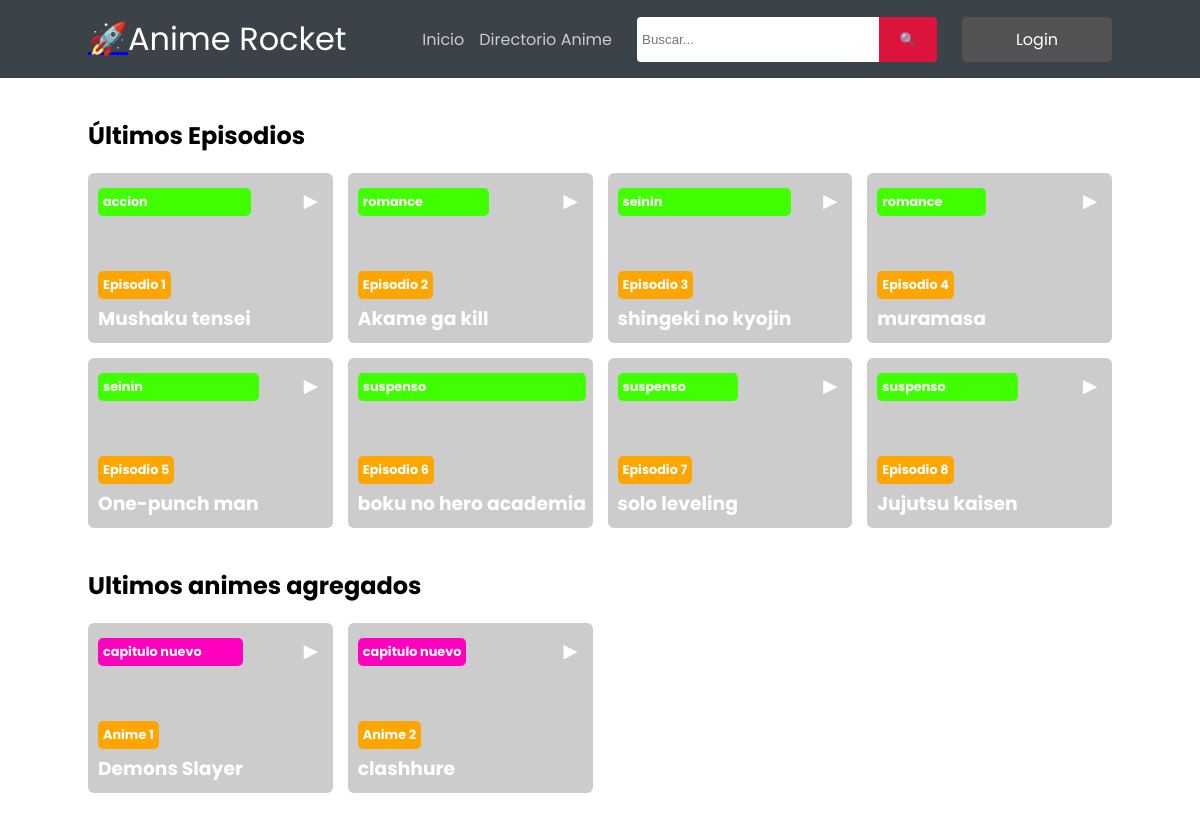
The page / on the database its author committed.
### tables this page shows
CREATE TABLE `videos` (
  `id` int(11) NOT NULL,
  `capitulo` varchar(55) NOT NULL,
  `thumbnail` varchar(255) NOT NULL,
  `archivo` varchar(255) NOT NULL,
  `categoria` varchar(11) NOT NULL,
  `anime` int(4) NOT NULL,
  `fecha_insercion` date NOT NULL,
  `fecha_publicacion` timestamp NOT NULL DEFAULT CURRENT_TIMESTAMP ON UPDATE CURRENT_TIMESTAMP,
  `orden` int(4) NOT NULL,
  `v_status` decimal(5,0) NOT NULL,
  `tipo` float NOT NULL
);

CREATE TABLE `rv_categoria` (
  `id` int(11) NOT NULL,
  `categoria` varchar(50) NOT NULL
);

### config/videos.php (called while the page is built, shortened)
<?php
class videos extends mysqli
{
    public function get_videos(){
        $consulta = "SELECT v.id, v.capitulo, v.thumbnail, v.archivo, c.categoria, v.anime, v.fecha_insercion, v.orden, v.v_status FROM videos v INNER JOIN rv_categoria c ON v.categoria = c.id";
        $query=$this->query($consulta);
        return $query;
    }
}
?>

### config/listas.php (called while the page is built, shortened)
<?php
class listas extends mysqli
{
    public function get_listas($texto = ""){
        $consulta = "SELECT s.id, s.titulo, s.thumbnail, s.capitulos, s.fecha_insercion, s.votos, s.anio, s.l_tipo, s.l_categoria, c.status FROM listas s LEFT JOIN status c ON s.l_status = c.id ";
        $query=$this->query($consulta);
        return $query;
    }
}

### index.php (the view, shortened to what this page needs)
<!DOCTYPE html>
<html lang="es-MX">
<head>
  <link rel="stylesheet" href="css/styles.css">
</head>
<body>
  <header>
    <div class="header">
    <div class="logo"><a href="#" id="togglesidebar">🚀</a>Anime Rocket</div>
      <nav>
        <ul>
          <li><a href="index.php">Inicio</a></li>
          <li><a href="directorio.php">Directorio Anime</a></li>
        </ul>
        <div id="search">
         <form action= "index.php" method= "POST">
          <input type="text" placeholder="Buscar..." name="texto">
          <input type="submit" name="search" value="🔍">
       </form>
      </div>
        <a href="admin/index.html" class="login">Login</a>
      </nav>
    </div>
  </header>
  <section id="main">
    <h2>Últimos Episodios</h2>
    <div class="episodes">
    <?php
        require_once 'config/videos.php';
        require_once 'config/listas.php';
        $videos= new videos("localhost","root","","anime_rocket");
        if (isset($_POST['search'])){
          $result = $videos ->search($_POST['texto']);
        } else {
            $result = $videos ->get_videos();
        }
        while ($row = $result ->fetch_array()) {
    ?>
      <div class="episode">
        <p class="icon">►</p>
        <img src="<?php echo $row ['thumbnail']; ?>" alt="">
        <div class="episode_description">
        <h3 class="episode_cat"><?php echo $row['categoria']  ?></h3>
          <p class="episode_number">Episodio <?php echo $row ['id'];?></p>
          <h3 class="episode_title"><?php echo $row ['capitulo'];?></h3>
        </div>
      </div>
    <?php
    }
    ?>
    </div>
</section>
<section id="main">
<h1>Ultimos animes agregados</h1>
<div class="episodes">
<?php
        $listas= new listas ("localhost","root","","anime_rocket");
        if (isset($_POST['search'])){
          $result = $listas ->get_listas($_POST['texto']);
        } else {
            $result = $listas ->get_listas();
        }
        while ($row = $result ->fetch_array()) {
    ?>
      <div class="episode">
        <p class="icon">►</p>
        <img src="<?php echo $row ['thumbnail']; ?>" alt="">
        <div class="episode_description">
        <h3 class="episode_lis"><?php echo $row['status'];?></h3>
          <p class="episode_number">Anime <?php echo $row ['id'];?></p>
          <h3 class="episode_title"><?php echo $row ['titulo'];?></h3>
        </div>
      </div>
    <?php
    }
    ?>
    </div>
  </section>
</body>
</html>

### css/styles.css (style rules this page uses)
* { margin: 0; padding: 0; }
body { font-family: 'Poppins', sans-serif; }
header { background: #3b4248; padding: 15px 0; width: 100%; }
.header { display: flex; max-width: 1024px; margin: auto; align-items: center; justify-content: space-between; }
.logo { font-size: 2rem; color: #fff; }
nav { display: flex; gap: 25px; }
nav ul { list-style: none; display: flex; align-items: center; gap: 15px; }
nav ul a { text-decoration: none; color: #ccc; font-size: 1rem; display: block; transition: all 0.5s ease; }
#search form { display: flex; align-items: center; width: 300px; }
#search form input { width: 80%; height: 35px; padding: 5px; border: none; border-radius: 4px 0 0 4px; }
#search form input[type='submit'] { width: 20%; height: 45px; background-color: crimson; border: none; border-radius: 0 4px 4px 0; }
.login { display: flex; justify-content: center; align-items: center; width: 150px; background: #535353; border-radius: 5px; text-decoration: none; color: #fff; text-align: center; transition: all 0.5s ease; }
#main { max-width: 1024px; margin: 40px auto; }
.episodes { display: grid; grid-template-columns: repeat(4, 1fr); gap: 15px; margin-top: 20px; }
.episode { position: relative; overflow: hidden; border-radius: 6px; cursor: pointer; }
.episode img { width: 100%; height: 100%; object-fit: cover; transition: all 0.5s ease-in-out; }
.icon { color: #fff; font-size: 1.5rem; position: absolute; top: 10px; right: 10px; }
.episode_description { position: absolute; bottom: 10px; left: 10px; color: #fff; }
.episode_number { background: orange; font-size: 0.8rem; font-weight: bold; width: auto; padding: 5px; border-radius: 5px; display: inline-block; margin-bottom: 5px; }
.episode_cat { background: rgb(64, 255, 0); padding: 5px; font-weight: bold; border-radius: 5px; display: right; margin-bottom: 55px; font-size: 0.8rem; }
.episode_lis { background: rgb(255, 0, 191); padding: 5px; font-weight: bold; border-radius: 5px; display: right; margin-bottom: 55px; font-size: 0.8rem; }

### rows shown on the page
videos: rv_categoria.categoria "accion", id "1", capitulo "Mushaku tensei"
videos: rv_categoria.categoria "romance", id "2", capitulo "Akame ga kill"
videos: rv_categoria.categoria "seinin", id "3", capitulo "shingeki no kyojin"
videos: rv_categoria.categoria "romance", id "4", capitulo "muramasa"
videos: rv_categoria.categoria "seinin", id "5", capitulo "One-punch man"
videos: rv_categoria.categoria "suspenso", id "6", capitulo "boku no hero academia"
videos: rv_categoria.categoria "suspenso", id "7", capitulo "solo leveling"
videos: rv_categoria.categoria "suspenso", id "8", capitulo "Jujutsu kaisen"

### other values the page prints
$row['status'] "capitulo nuevo"
$row ['id'] "1"
$row ['titulo'] "Demons Slayer"
$row ['id'] "2"
$row ['titulo'] "clashhure"
